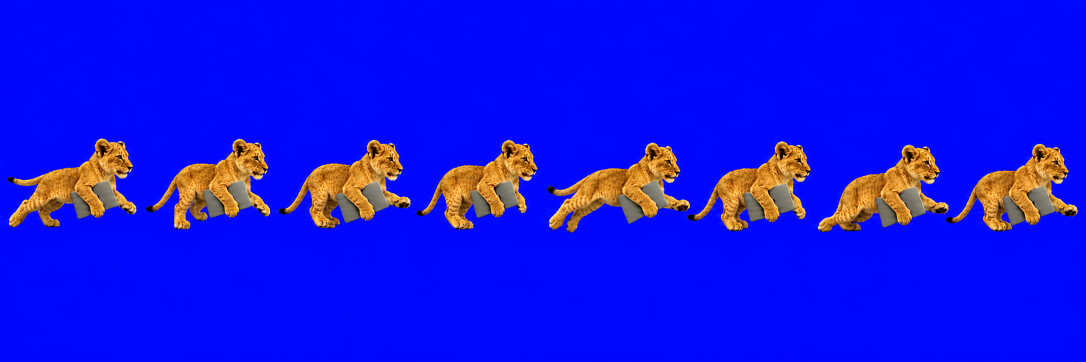
#> input picture assets/approved/leo-the-dev-realistic-v2/roaming/inbetweens-right-source.png, 2172 x 724 px (shown at 1/2 size)
$ python extract_turnaround_textures.py --input ../../assets/approved/leo-the-dev-realistic-v2/roaming/inbetweens-right-source.png --output-dir out
#> lines starting #> are read from the running program, lines starting #| are printed output that depends on the picture
"""Extract transparent project-owned texture projections from Leo's turnaround."""

from __future__ import annotations

import argparse
import hashlib
import json
from collections import deque
from pathlib import Path

import numpy as np
from PIL import Image

VIEW_NAMES = ("front", "left", "rear", "right")


def parse_args() -> argparse.Namespace:
    parser = argparse.ArgumentParser()
    parser.add_argument("--input", type=Path, required=True)
    parser.add_argument("--output-dir", type=Path, required=True)
    return parser.parse_args()


def sha256(path: Path) -> str:
    digest = hashlib.sha256()
    with path.open("rb") as handle:
        for chunk in iter(lambda: handle.read(1024 * 1024), b""):
            digest.update(chunk)
    return digest.hexdigest()


def components(mask: np.ndarray) -> list[list[tuple[int, int]]]:
    height, width = mask.shape
    visited = np.zeros_like(mask, dtype=bool)
    result: list[list[tuple[int, int]]] = []
    for start_y, start_x in zip(*np.nonzero(mask), strict=True):
        if visited[start_y, start_x]:
            continue
        queue: deque[tuple[int, int]] = deque([(int(start_y), int(start_x))])
        visited[start_y, start_x] = True
        component: list[tuple[int, int]] = []
        while queue:
            y, x = queue.popleft()
            component.append((y, x))
            for next_y, next_x in ((y - 1, x), (y + 1, x), (y, x - 1), (y, x + 1)):
                if not (0 <= next_y < height and 0 <= next_x < width):
                    continue
                if visited[next_y, next_x] or not mask[next_y, next_x]:
                    continue
                visited[next_y, next_x] = True
                queue.append((next_y, next_x))
        if len(component) >= 1000:
            result.append(component)
    return result


def dilate(mask: np.ndarray, iterations: int) -> np.ndarray:
    result = mask.copy()
    for _ in range(iterations):
        expanded = result.copy()
        expanded[1:] |= result[:-1]
        expanded[:-1] |= result[1:]
        expanded[:, 1:] |= result[:, :-1]
        expanded[:, :-1] |= result[:, 1:]
        result = expanded
    return result


def erode(mask: np.ndarray, iterations: int) -> np.ndarray:
    result = mask.copy()
    for _ in range(iterations):
        contracted = result.copy()
        contracted[1:] &= result[:-1]
        contracted[:-1] &= result[1:]
        contracted[:, 1:] &= result[:, :-1]
        contracted[:, :-1] &= result[:, 1:]
        result = contracted
    return result


def extend_edge_colors(texture: Image.Image) -> Image.Image:
    """Fill projection-only transparent pixels from the nearest subject color."""
    rgba = np.asarray(texture.convert("RGBA"), dtype=np.uint8).copy()
    known = erode(rgba[:, :, 3] >= 220, 6)
    if not np.any(known):
        raise RuntimeError("Cannot extend an empty turnaround texture")
    queue: deque[tuple[int, int]] = deque(
        (int(y), int(x)) for y, x in zip(*np.nonzero(known), strict=True)
    )
    height, width = known.shape
    while queue:
        y, x = queue.popleft()
        for next_y, next_x in ((y - 1, x), (y + 1, x), (y, x - 1), (y, x + 1)):
            if not (0 <= next_y < height and 0 <= next_x < width) or known[next_y, next_x]:
                continue
            rgba[next_y, next_x, :3] = rgba[y, x, :3]
            known[next_y, next_x] = True
            queue.append((next_y, next_x))
    rgba[:, :, 3] = 255
    return Image.fromarray(rgba, mode="RGBA")


def extract_views(image: Image.Image) -> list[tuple[Image.Image, dict[str, object]]]:
    rgba = np.asarray(image.convert("RGBA"), dtype=np.uint8).copy()
    rgb = rgba[:, :, :3].astype(np.float32)
    border = max(12, image.width // 80)
#> border = 27
    border_pixels = np.concatenate((rgb[:, :border], rgb[:, -border:]), axis=1)
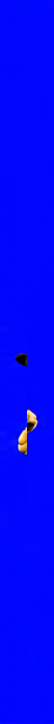
#> border_pixels: shape (724, 54, 3) float32; mean R, G, B 2.3, 7.6, 250.2
    background = np.median(border_pixels, axis=1, keepdims=True)
    distance = np.sqrt(np.sum((rgb - background) ** 2, axis=2))
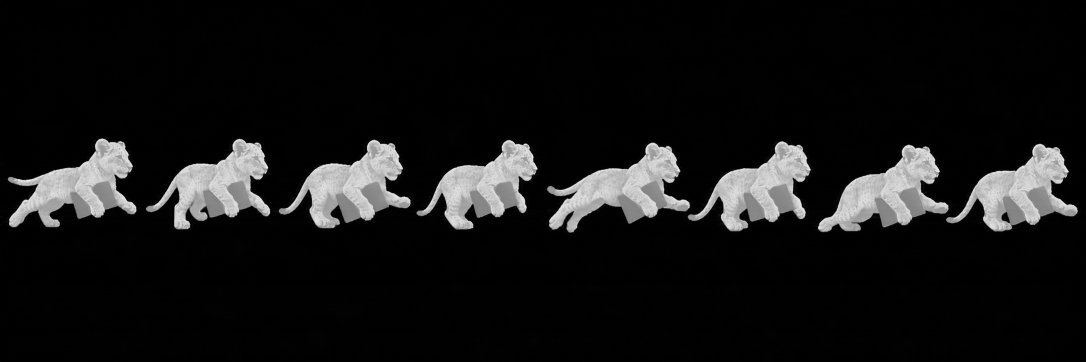
#> distance: shape (724, 2172) float32 (shown at 1/2 size); min 0, max 413.9, mean 34.9; drawn with min black and max white
    alpha = np.clip((distance - 11.0) * (255.0 / 25.0), 0.0, 255.0).astype(np.uint8)
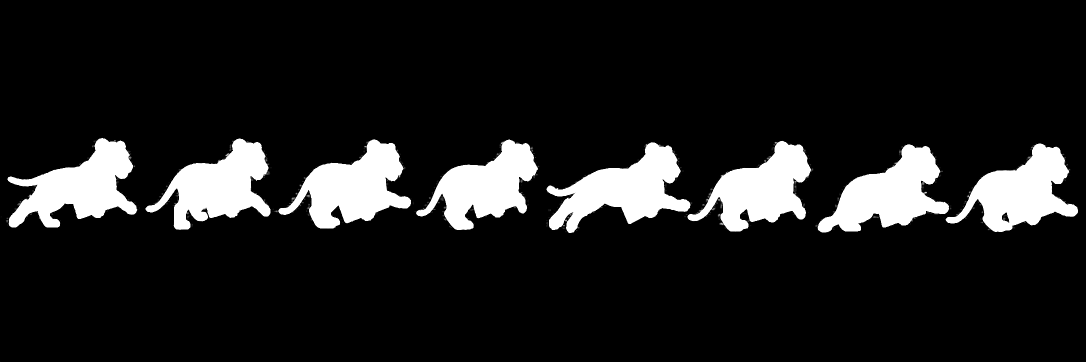
#> alpha: shape (724, 2172) (shown at 1/2 size); min 0, max 255, mean 29.4
    maximum = rgb.max(axis=2)
    minimum = rgb.min(axis=2)
    saturation = (maximum - minimum) / np.maximum(maximum, 1.0)
    seed = (alpha >= 46) & ((saturation >= 0.10) | (maximum <= 125.0))
    subjects = sorted(components(seed), key=len, reverse=True)[:4]
#> in components, `height, width = mask.shape`: height = 724; width = 2172
#> subjects = 4 items
    if len(subjects) != 4:
        raise RuntimeError(f"Expected four turnaround subjects, found {len(subjects)}")
    subjects.sort(key=lambda component: min(x for _, x in component))

    outputs: list[tuple[Image.Image, dict[str, object]]] = []
    for component in subjects:
        component_mask = np.zeros(seed.shape, dtype=bool)
        y_values, x_values = zip(*component, strict=True)
        component_mask[np.asarray(y_values), np.asarray(x_values)] = True
        keep = dilate(component_mask, 5)
        view_alpha = alpha.copy()
        view_alpha[~keep] = 0
        view_rgba = rgba.copy()
        view_rgba[:, :, 3] = view_alpha
        visible_y, visible_x = np.nonzero(view_alpha >= 8)
        padding = 4
        left = max(0, int(visible_x.min()) - padding)
        top = max(0, int(visible_y.min()) - padding)
        right = min(image.width, int(visible_x.max()) + padding + 1)
        bottom = min(image.height, int(visible_y.max()) + padding + 1)
        crop = Image.fromarray(view_rgba, mode="RGBA").crop((left, top, right, bottom))
        outputs.append(
            (
                crop,
                {
                    "source_size": [image.width, image.height],
                    "crop_box": [left, top, right, bottom],
                    "texture_size": [crop.width, crop.height],
                    "opaque_pixels": int(np.count_nonzero(view_alpha >= 245)),
                    "visible_pixels": int(np.count_nonzero(view_alpha >= 8)),
                },
            )
        )
    return outputs


def main() -> None:
    args = parse_args()
    source = args.input.expanduser().resolve()
    output_dir = args.output_dir.expanduser().resolve()
    output_dir.mkdir(parents=True, exist_ok=True)
    image = Image.open(source).convert("RGBA")
    views: dict[str, object] = {}
    for name, (texture, metadata) in zip(VIEW_NAMES, extract_views(image), strict=True):
        if name == "front":
            # The canonical front reference includes a tail tuft beside the
            # left hind leg. Remove that asymmetric margin before projection
            # so the face, chest, and paws stay centered on the sculpt.
            trim = round(texture.width * 0.16)
            texture = texture.crop((trim, 0, texture.width, texture.height))
            metadata["projection_trim"] = [trim, 0, 0, 0]
            metadata["texture_size"] = [texture.width, texture.height]
        output = output_dir / f"{name}.png"
        texture.save(output, optimize=True)
        projection_output = output_dir / f"{name}-projection.png"
        extend_edge_colors(texture).save(projection_output, optimize=True)
        metadata["file"] = output.name
        metadata["sha256"] = sha256(output)
        metadata["projection_file"] = projection_output.name
        metadata["projection_sha256"] = sha256(projection_output)
        views[name] = metadata
#> this loop made 4 passes
#> (name, trim, height in extend_edge_colors, width in extend_edge_colors) on pass 1: ('front', 44, 188, 230)
#> (name, height in extend_edge_colors, width in extend_edge_colors) on passes 2 to 4: ('left', 188, 290), ('rear', 190, 300), ('right', 186, 281)
#> after the loop, views = 4 items
    manifest = {
        "schema_version": 1,
        "source": str(source),
        "source_sha256": sha256(source),
        "method": "row-background distance plus largest connected component",
        "views": views,
    }
    (output_dir / "manifest.json").write_text(json.dumps(manifest, indent=2) + "\n")
    print(f"LEO_TURNAROUND_TEXTURES={output_dir}")


if __name__ == "__main__":
    main()
